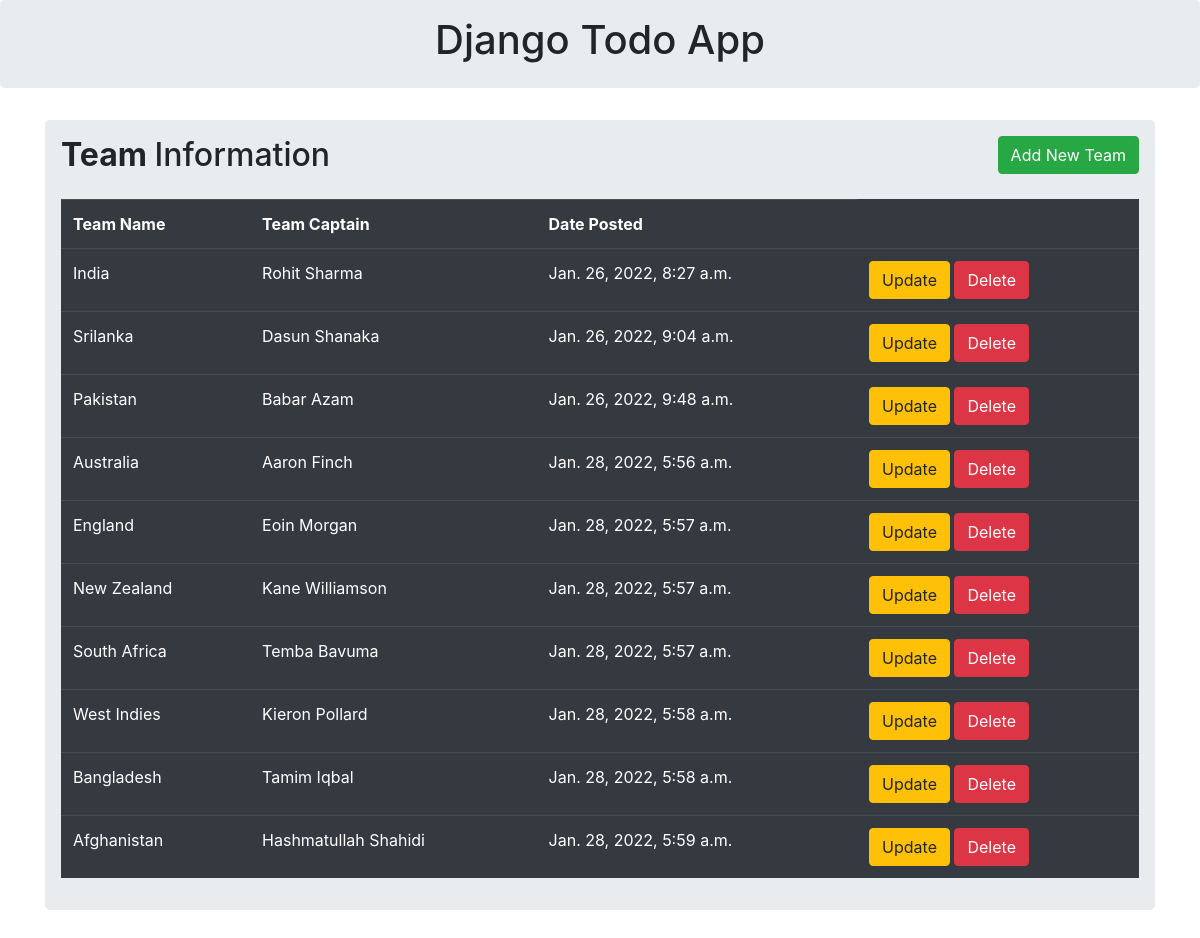
The page / on the database its author committed.
### todoapp/models.py (models this page shows, shortened)
class Todo(models.Model):
    team_name = models.CharField(max_length=200)
    team_captain = models.CharField(max_length=200)
    date_posted = models.DateTimeField(auto_now_add=True)

### todoapp/views.py (the view)
# urls.py: path('', views.index, name='lists'),
def index(request):
    todos = Todo.objects.all()
    form = TodoForm()
    if request.method =='POST':
        form = TodoForm(request.POST)
        if form.is_valid():
            form.save()
        return redirect('/')
    context = {'todos':todos,'form':form}
    return render(request,'todoapp/index.html',context)

### todoapp/templates/todoapp/index.html (shortened to what this page needs)
{% extends 'todoapp/base.html' %}
{% block body %}
    <div class="container">
        <div class="row">
            <div class="col md-12">
                <div class="jumbotron p-3">
                    <h2><b>Team </b> Information<button type="button" class="btn btn-success float-right"
                        data-toggle="modal" data-target="#mymodal">Add New Team</button> </h2>
                    <table class="table table-hover table-dark" style="margin-top: 25px;">
                        <tr>
                            <th>Team Name</th>
                            <th>Team Captain</th>
                            <th>Date Posted</th>
                        </tr>
                        {% for todo in todos %}
                        <tr>
                            <td>{{todo.team_name}}</td>
                            <td>{{todo.team_captain}}</td>
                            <td>{{todo.date_posted}}</td>
                            <td>
                                <a href="{% url 'update_task' todo.id %}" class="btn btn-warning btn-xs">Update</a>
                                <a href="{% url 'delete' todo.id %}" class="btn btn-danger btn-xs"
                                    onclick="return confirm('Are You Sure To Delete ?')">Delete</a>
                            </td>
                        </tr>
                        {% endfor %}
                    </table>
                </div>
            </div>
        </div>
    </div>
{% endblock %}

### todoapp/templates/todoapp/base.html (shortened to what this page needs)
<!DOCTYPE html>
<html lang="en">
<head>
    <link rel="stylesheet" href="https://stackpath.bootstrapcdn.com/bootstrap/4.4.1/css/bootstrap.min.css">
</head>
<body>
    <div class="jumbotron p-3">
        <div class="well text-center">
            <h1>Django Todo App</h1>
        </div>
    </div>
    {% block body %} {% endblock %}
</body>
</html>

### rows shown on the page
Todo: team_name "India", team_captain "Rohit Sharma", date_posted "Jan. 26, 2022, 8:27 a.m."
Todo: team_name "Srilanka", team_captain "Dasun Shanaka", date_posted "Jan. 26, 2022, 9:04 a.m."
Todo: team_name "Pakistan", team_captain "Babar Azam", date_posted "Jan. 26, 2022, 9:48 a.m."
Todo: team_name "Australia", team_captain "Aaron Finch", date_posted "Jan. 28, 2022, 5:56 a.m."
Todo: team_name "England", team_captain "Eoin Morgan", date_posted "Jan. 28, 2022, 5:57 a.m."
Todo: team_name "New Zealand", team_captain "Kane Williamson", date_posted "Jan. 28, 2022, 5:57 a.m."
Todo: team_name "South Africa", team_captain "Temba Bavuma", date_posted "Jan. 28, 2022, 5:57 a.m."
Todo: team_name "West Indies", team_captain "Kieron Pollard", date_posted "Jan. 28, 2022, 5:58 a.m."
Todo: team_name "Bangladesh", team_captain "Tamim Iqbal", date_posted "Jan. 28, 2022, 5:58 a.m."
Todo: team_name "Afghanistan", team_captain "Hashmatullah Shahidi", date_posted "Jan. 28, 2022, 5:59 a.m."
